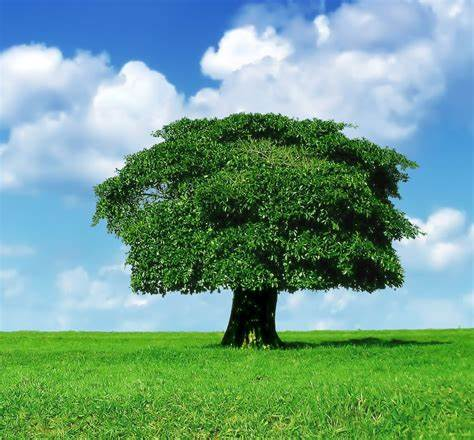
#> input picture asset/Pohon.jpg, 474 x 440 px, found by its file name
$ python flip.py
#> lines starting #> are read from the running program, lines starting #| are printed output that depends on the picture
import cv2
import numpy as np

citra = cv2.imread("asset/Pohon.jpg")
#> citra is the input picture: shape (440, 474, 3); mean B, G, R 138.6, 158.3, 112.1

def getxyCitraFlip(citra):
    jml_baris = len(citra)
#> jml_baris = 440
    jml_kolom = len(citra[0])
#> jml_kolom = 474
    citra_flip = np.zeros_like(citra)
    return jml_baris, jml_kolom, citra_flip

def pencerminanV(citra):
    jml_baris,jml_kolom,citra_flip = getxyCitraFlip(citra)

    for row in range(jml_baris):
        for col in range(jml_kolom):
            new_row = jml_baris - 1 - row
            citra_flip[row][col] = citra[new_row][col]
    return citra_flip

def pencerminanH(citra):
    jml_baris,jml_kolom,citra_flip = getxyCitraFlip(citra)
#> citra_flip: shape (440, 474, 3); every value is 0
#> jml_baris = 440; jml_kolom = 474

    for row in range(jml_baris):
        for col in range(jml_kolom):
            new_col = jml_kolom - 1 - col
            citra_flip[row][col] = citra[row][new_col]
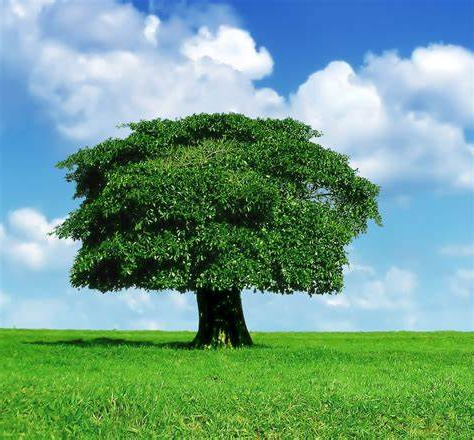
#> citra_flip: shape (440, 474, 3); mean B, G, R 138.6, 158.3, 112.1
    return citra_flip

citra_flip_h = pencerminanH(citra)
citra_flip_v = pencerminanV(citra)
#> in pencerminanV, `jml_baris,jml_kolom,citra_flip = getxyCitraFlip(citra)`: jml_baris = 440; jml_kolom = 474
#> after the loop in pencerminanV, `for row in range(jml_baris):`:
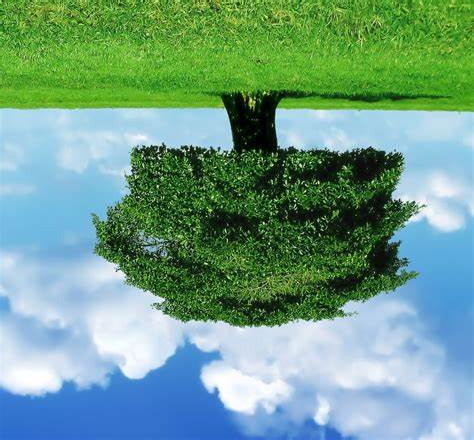
#> citra_flip: shape (440, 474, 3); mean B, G, R 138.6, 158.3, 112.1

# Library
citra_pencerminanH = cv2.flip(citra,1)
citra_pencerminanV = cv2.flip(citra,-1)
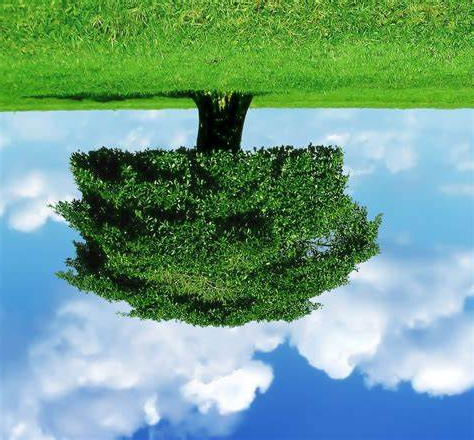
#> citra_pencerminanV: shape (440, 474, 3); mean B, G, R 138.6, 158.3, 112.1

cv2.imshow("Pohon - Asli", citra)
cv2.imshow("Pohon - Pencerminan Horizontal", citra_flip_h)
cv2.imshow("Pohon - Pencerminan Vertikal", citra_flip_v)
cv2.imshow("Pohon - Pencerminan Horizontal Library", citra_pencerminanH)
cv2.imshow("Pohon - Pencerminan Vertikal Library", citra_pencerminanV)
cv2.waitKey()
